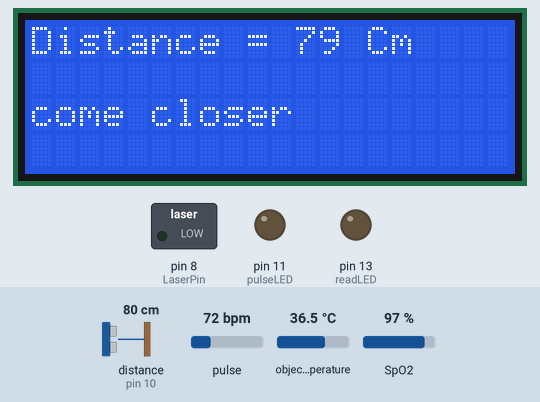
This sketch was run on a simulated Arduino Uno, built with avr-gcc and run on an emulated ATmega328P. Shown: 20×4 character LCD, switched loads named in the sketch (green lamp = pin HIGH), output pins drawn as LEDs (lit = HIGH). Wiring (inferred from the names in the program): ultrasonic range finder: trigger pin 9; echo pin 10. Inputs (shaded band) come from the test bench; at power-on: distance to the obstacle (sensor on pin 10) 80 cm, object temperature 36.5 °C, pulse 72 bpm, SpO2 97 %. The echo pulse lasts 58.3 µs per cm; pins used as bus, display or sensor lines are not drawn; what the sketch prints to the serial monitor is not drawn.

Above: at 1.3 s.
1.4 s: distance to the obstacle (sensor on pin 10) set to 11 cm
At 3.3 s:
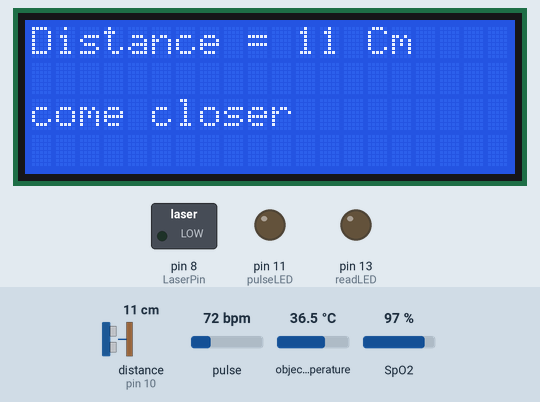
3.7 s: distance to the obstacle (sensor on pin 10) set to 8 cm
At 7.4 s:
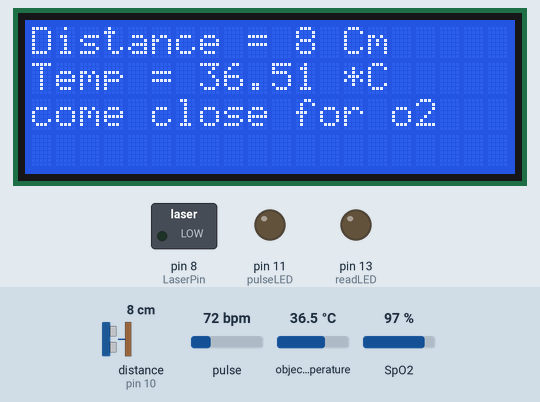
7.8 s: distance to the obstacle (sensor on pin 10) set to 2 cm
At 11.7 s:
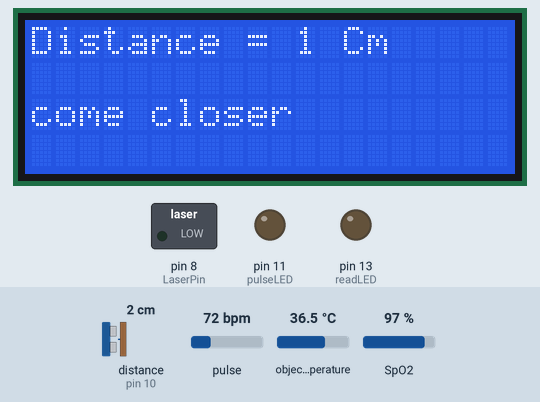
11.9 s: object temperature set to 20 °C
At 16.3 s:
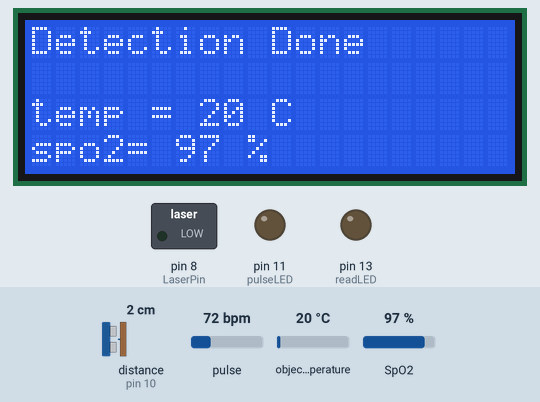
Timing chart, 0 to 17.0 s (numbered marks = the images above; inputs shaded):
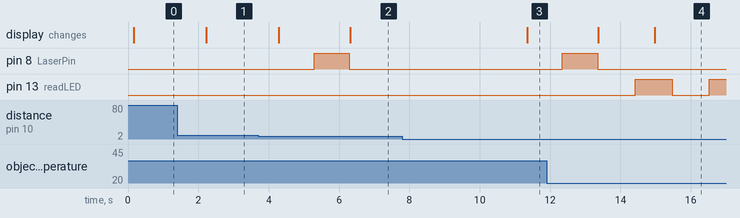

The sketch:

testing_laser_temp_dist_lcd_spo2.ino
```cpp
#include <Wire.h>
#include <LiquidCrystal_I2C.h>
#include <Adafruit_MLX90614.h>
int temp;
#include "MAX30105.h"
#include "spo2_algorithm.h"

#define LaserPin 8
Adafruit_MLX90614 mlx = Adafruit_MLX90614();

//ultrasonic sensor
// defines pins numbers
#include<NewPing.h>
const int trigPin = 9;
const int echoPin = 10;

// defines variables
//float distance;
long distance;
long duration;

LiquidCrystal_I2C lcd(0x27, 20, 4);

//spo2 configuration
MAX30105 particleSensor;

#define MAX_BRIGHTNESS 255

#if defined(__AVR_ATmega328P__) || defined(__AVR_ATmega168__)
//Arduino Uno doesn't have enough SRAM to store 100 samples of IR led data and red led data in 32-bit format
//To solve this problem, 16-bit MSB of the sampled data will be truncated. Samples become 16-bit data.
uint16_t irBuffer[50]; //infrared LED sensor data
uint16_t redBuffer[50];  //red LED sensor data
#else
uint32_t irBuffer[50]; //infrared LED sensor data
uint32_t redBuffer[50];  //red LED sensor data
#endif

int32_t bufferLength; //data length
int32_t spo2; //SPO2 value
int8_t validSPO2; //indicator to show if the SPO2 calculation is valid
int32_t heartRate; //heart rate value
int8_t validHeartRate; //indicator to show if the heart rate calculation is valid

byte pulseLED = 11; //Must be on PWM pin
byte readLED = 13; //Blinks with each data read


void setup() {
  //lcd
  lcd.init();
  lcd.setBacklight(HIGH);
  lcd.begin(20,4);

  //laser
  pinMode (LaserPin, OUTPUT);

  //Distance sensor
  Serial.begin(9600);
  pinMode(trigPin, OUTPUT); // Sets the trigPin as an Output
  pinMode(echoPin, INPUT);


   //SPO2 Sensor Setup
  Serial.begin(9600); // initialize serial communication at 115200 bits per second:
  pinMode(pulseLED, OUTPUT);
  pinMode(readLED, OUTPUT);
  if (!particleSensor.begin(Wire, I2C_SPEED_FAST)) //Use default I2C port, 400kHz speed
  {
    Serial.println(F("MAX30105 was not found. Please check wiring/power."));
    while (1);
  }
  Serial.read();
  byte ledBrightness = 60; //Options: 0=Off to 255=50mA
  byte sampleAverage = 8; //Options: 1, 2, 4, 8, 16, 32
  byte ledMode = 2; //Options: 1 = Red only, 2 = Red + IR, 3 = Red + IR + Green
  byte sampleRate = 200; //Options: 50, 100, 200, 400, 800, 1000, 1600, 3200
  int pulseWidth = 411; //Options: 69, 118, 215, 411
  int adcRange = 4096; //Options: 2048, 4096, 8192, 16384
  particleSensor.setup(ledBrightness, sampleAverage, ledMode, sampleRate, pulseWidth, adcRange); //Configure sensor with these settings

  //Temp sensor
  Serial.begin(9600);
  mlx.begin();
}

void loop() {

  digitalWrite(trigPin, LOW);
  delayMicroseconds(2);

  digitalWrite(trigPin, HIGH);
  delayMicroseconds(10);

  digitalWrite(trigPin, LOW);
  // Reads the echoPin, returns the sound wave travel time in microseconds
  duration = pulseIn(echoPin, HIGH);
  // Calculating the distance
  distance = (duration/2)/29.1;
//  distance = (duration*.0343)/2;

  delayMicroseconds(100);
   lcd.clear();
   lcd.setCursor(0, 0);

   lcd.print("Distance = ");
   lcd.print(distance);
   lcd.print(" Cm");
////   delay(500);
   lcd.setCursor(0, 2);
   lcd.print("come closer");

   delay(1000);
//   lcd.clear();

if (distance != 0)
{
    if (distance >= 5 and distance <9)
    {
           temp= mlx.readObjectTempC();
           Serial.println(temp);
           digitalWrite (LaserPin, HIGH);
           delay (1000);
           digitalWrite (LaserPin, LOW);

           lcd.setCursor(0,1);
           lcd.print("Temp = ");
           lcd.print(mlx.readObjectTempC());
           lcd.print(" *C");
           lcd.setCursor(0, 2);
           lcd.print("come close for o2");
           delay (5000);
           //lcd.clear();

        }
           //If distance is less than 4cm HR and spo2 sensor is activated
    else if (distance <= 4){
        temp= mlx.readObjectTempC();
        digitalWrite (LaserPin, HIGH);
        delay (1000);
        digitalWrite (LaserPin, LOW);
        lcd.setCursor(0, 2);
        lcd.print("please wait spo2");
        long irValue = particleSensor.getIR();
        //bufferLength = 50; //buffer length of 100 stores 4 seconds of samples running at 25sps
        bufferLength = 25;
      //read the first 50 samples, and determine the signal range
      for (byte i = 0 ; i < bufferLength ; i++)
      {
        while (particleSensor.available() == false) //do we have new data?
          particleSensor.check(); //Check the sensor for new data

        redBuffer[i] = particleSensor.getRed();
        irBuffer[i] = particleSensor.getIR();
        particleSensor.nextSample(); //We're finished with this sample so move to next sample
    //    delay(1000);

      }

      //calculate heart rate and SpO2 after first 50 samples (first 4 seconds of samples)
      maxim_heart_rate_and_oxygen_saturation(irBuffer, bufferLength, redBuffer, &spo2, &validSPO2, &heartRate, &validHeartRate);

      //Continuously taking samples from MAX30102.  Heart rate and SpO2 are calculated every 1 second
      while (1)
      {
        //dumping the first 25 sets of samples in the memory and shift the last 75 sets of samples to the top
        for (byte i = 5; i < 25; i++)
        {
          redBuffer[i - 5] = redBuffer[i];
          irBuffer[i - 5] = irBuffer[i];
        }

        //take 25 sets of samples before calculating the heart rate.
        for (byte i = 10; i < 25; i++)
        {
          while (particleSensor.available() == false) //do we have new data?
            particleSensor.check(); //Check the sensor for new data

          digitalWrite(readLED, !digitalRead(readLED)); //Blink onboard LED with every data read

          redBuffer[i] = particleSensor.getRed();
          irBuffer[i] = particleSensor.getIR();
          particleSensor.nextSample(); //We're finished with this sample so move to next sample


          Serial.print(distance);
          Serial.print(",");

          Serial.print(temp);
          Serial.print(",");

          Serial.print(spo2, DEC);
          Serial.println(",");

          delay(500);

          lcd.clear();
          lcd.setCursor(0,0);
          lcd.print("Detection Done");
          lcd.setCursor(0, 2);
          lcd.print("temp = ");
          lcd.print(temp);
          lcd.print(" C");
          lcd.setCursor(0, 3);
          lcd.print("spo2= ");
          lcd.print(spo2);
          lcd.print(" %");

          delay(500);
        }
        //After gathering 25 new samples recalculate HR and SP02
        maxim_heart_rate_and_oxygen_saturation(irBuffer, bufferLength, redBuffer, &spo2, &validSPO2, &heartRate, &validHeartRate);
      }
    }
  }
}
```

Measured:
- the behaviour switches between 10 and 9 cm on distance to the obstacle (sensor on pin 10) (found by bisection; images 1 and 2)
- after the input at 1.4 s, the display: changes after 0.83 s (image 1)
- after the input at 3.7 s, pin 8 (LaserPin): LOW → HIGH after 1.6 s, → LOW 1.0 s later; the display: first changes after 0.59 s (image 2 shows a later state)
- after the input at 7.8 s, the display: changes after 3.6 s (image 3)
